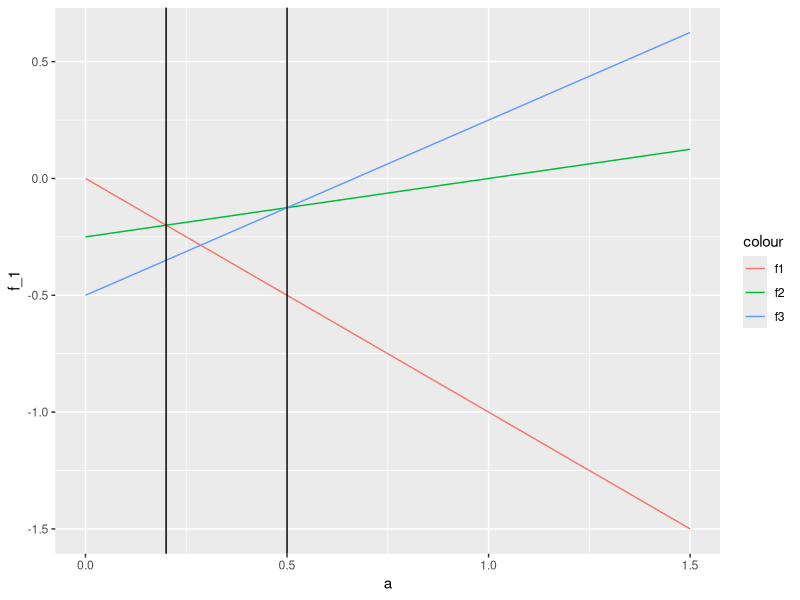
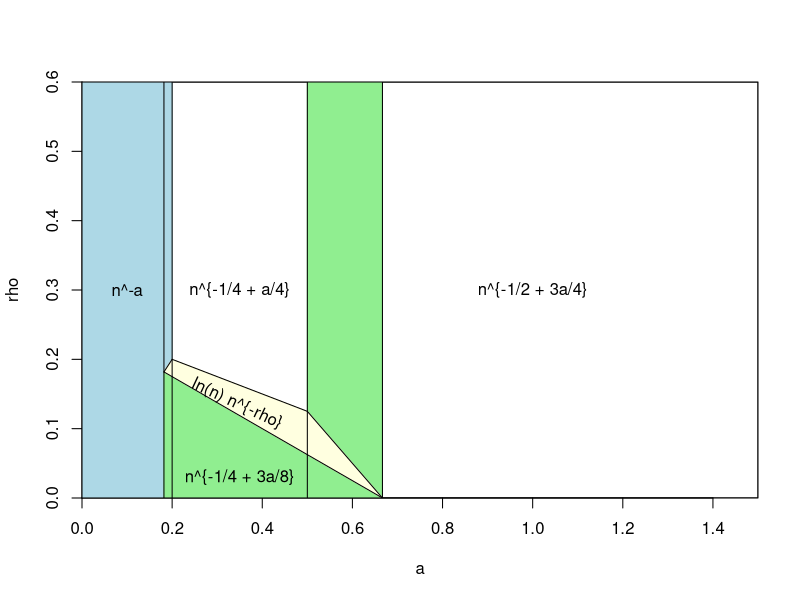
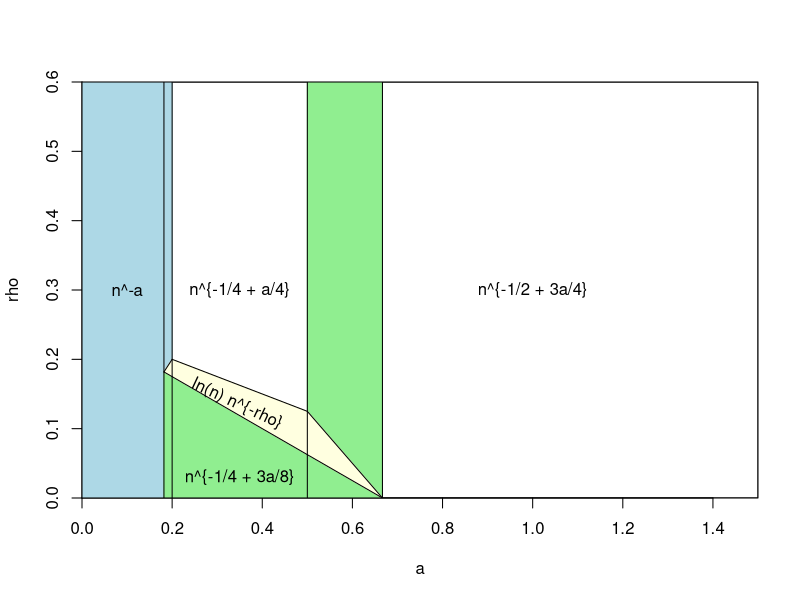

Recreate these plots in R, in order.
## ---- chunk 1
knitr::opts_chunk$set(echo = TRUE)
library(tidyverse)
## ---- chunk 2
vec_a = seq(0, 3/2, by = 0.1)

df = data.frame(
  a = vec_a,
  f_1 = - vec_a,
  f_2 = - 1/4 + vec_a / 4,
  f_3 = - 1/2 + 3 * vec_a / 4
)

ggplot(df) +
  geom_line(aes(x = a, y = f_1, color = "f1")) +
  geom_line(aes(x = a, y = f_2, color = "f2")) +
  geom_line(aes(x = a, y = f_3, color = "f3")) +
  geom_vline(xintercept = 1/5) +
  geom_vline(xintercept = 1/2)
## ---- chunk 3
# x-axis is a
# y-axis is rho

rhomax = 0.6

f <- function()
{plot(x = rep(2/11, 2), y = c(0, rhomax), xlim = c(0, 3/2), type = "l",
     xlab = "a", ylab = "rho", yaxs='i', xaxs='i')

# Coloring polygons
polygon(x = c(0, 2/11, 2/11, 1/5,    1/5,      0),
        y = c(0,    0, 2/11, 1/5, rhomax, rhomax) , 
        density = NA, angle = 45, border = NULL, col = "lightblue")

polygon(x = c(2/3,    2/3,    1/2, 1/2),
        y = c(  0, rhomax, rhomax, 1/8), 
        density = NA, angle = 45, border = NULL, col = "lightgreen")
polygon(x = c(2/11, 2/3, 2/11),
        y = c(   0,   0, 2/11), 
        density = NA, angle = 45, border = NULL, col = "lightgreen")

polygon(x = c(2/11, 2/3, 1/2, 1/5),
        y = c(2/11,   0, 1/8, 1/5), 
        density = NA, angle = 45, border = NULL, col = "lightyellow")

lines(x = rep(2/11, 2), y = c(0, rhomax))

# first interval
lines(x = rep(1/5, 2), y = c(0, rhomax))
text(labels = "n^-a", x = 0.1, y = rhomax * 0.5)

# second interval
lines(x = rep(1/2, 2), y = c(0, rhomax))
lines(x = c(2/11, 1/5), y = c(2/11, 1/5))
# text(labels = "n^-a", x = 0.18, y = 0.6)
lines(x = c(2/11, 1/5), y = 1/4 - 3 * c(2/11, 1/5) / 8)

# third interval
lines(x = c(1/5, 1/2), y = 1/4 - 3 * c(1/5, 1/2) / 8)
text(labels = "n^{-1/4 + 3a/8}", x = 0.35, y = 0.03)
text(labels = "ln(n) n^{-rho}", x = 0.35, y = 0.158, 
     adj = 0, srt = -25, pos = 1)
lines(x = c(1/5, 1/2), y = 1/4 - c(1/5, 1/2) / 4)
text(labels = "n^{-1/4 + a/4}", x = 0.35, y = rhomax * 0.5)
# fourth interval
lines(x = c(1/2, 2/3), y = 1/2 - 3 * c(1/2, 2/3) / 4)
lines(x = c(1/2, 2/3), y = 1/4 - 3 * c(1/2, 2/3) / 8)

lines(x = rep(2/3, 2), y = c(0, rhomax))
text(labels = "n^{-1/2 + 3a/4}", x = 1, y = rhomax * 0.5)

# Drawing again the box around
polygon(c(0, 3/2, 3/2, 0),
        c(0, 0, rhomax, rhomax))
}

f()
## ---- chunk 4
# x-axis is a
# y-axis is rho

rhomax = 0.6

pdf("error_regimes.pdf", width = 10, height = 8)

f()

dev.off()
